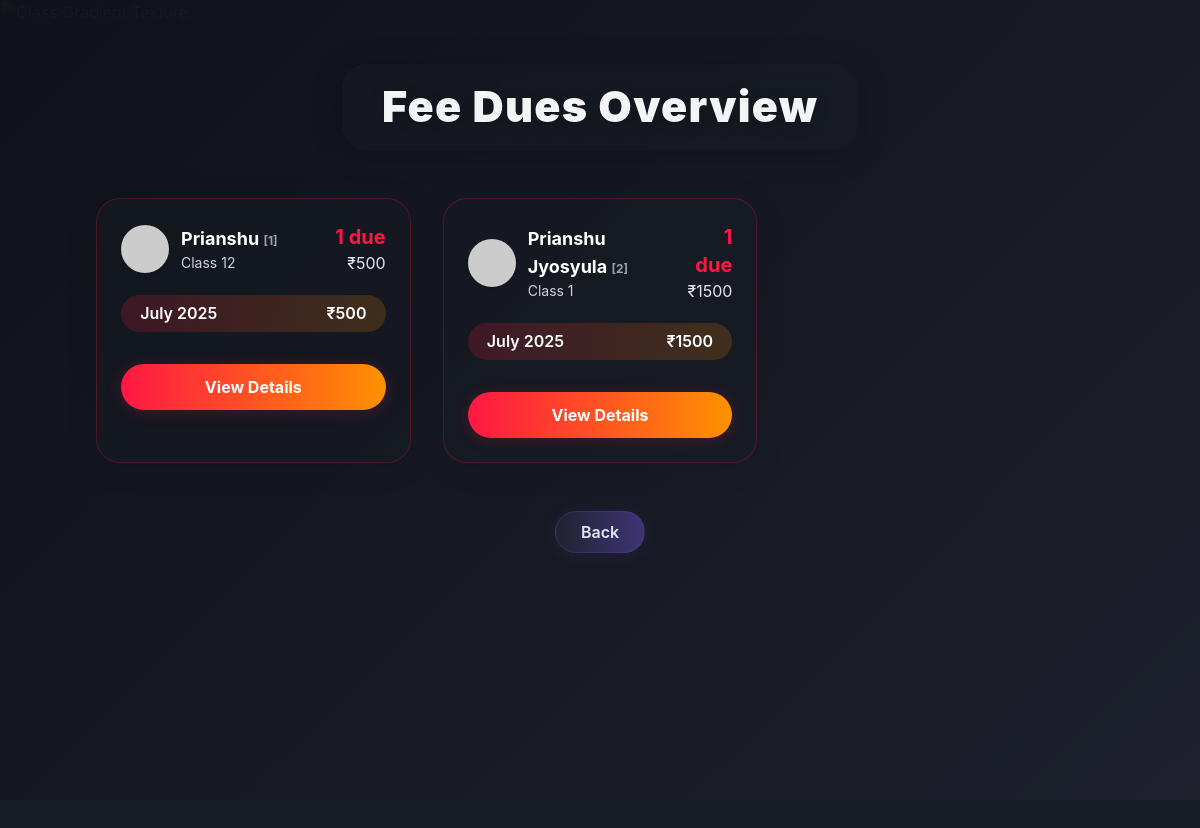
/admin/feedues (signed in), run on the app's committed database.
### app/models.py (models this page shows)
class Profile(db.Model):
    __tablename__ = 'profiles'
    id = db.Column(db.Integer, primary_key=True)
    user_id = db.Column(db.Integer, db.ForeignKey('users.id'), unique=True)
    full_name = db.Column(db.String(120), nullable=False)
    parent_name = db.Column(db.String(120), nullable=False)
    parent_phone = db.Column(db.String(20), nullable=False)
    student_phone = db.Column(db.String(20), nullable=False)
    student_class = db.Column(db.String(20), nullable=False)
    school_name = db.Column(db.String(120), nullable=False)
    roll_number = db.Column(db.Integer, unique=True)
    last_seen_pdf_id = db.Column(db.Integer, default=0)
    last_seen_test_id = db.Column(db.Integer, default=0)
    last_seen_notification_id = db.Column(db.Integer, default=0)
    profile_pic = db.Column(db.String(256))
    pending_popup = db.Column(db.Text)  # One-time popup message for the student

class Fee(db.Model):
    __tablename__ = 'fees'
    id = db.Column(db.Integer, primary_key=True)
    user_id = db.Column(db.Integer, db.ForeignKey('users.id'))
    month = db.Column(db.String(20), nullable=False)
    amount_due = db.Column(db.Integer, nullable=False)
    is_paid = db.Column(db.Boolean, default=False)
    payments = db.relationship('Payment', backref='fee', lazy=True)

### app/routes/admin.py (the view)
@admin_bp.route('/feedues')
@login_required
def feedues():
    if not current_user.is_admin:
        return redirect(url_for('student.home'))
    all_students = Profile.query.all()
    students_with_dues_list = []
    students_paid_up_list = []
    total_outstanding = 0
    for student in all_students:
        fees = Fee.query.filter_by(user_id=student.user_id).all()
        outstanding_fees = [fee for fee in fees if not fee.is_paid]
        paid_fees = [fee for fee in fees if fee.is_paid]
        total_due = sum(fee.amount_due for fee in outstanding_fees)
        total_paid = sum(fee.amount_due for fee in paid_fees)
        if outstanding_fees:
            students_with_dues_list.append({
                'profile': student,
                'outstanding_fees': outstanding_fees,
                'due_count': len(outstanding_fees),
                'total_due': total_due
            })
            total_outstanding += total_due
        else:
            students_paid_up_list.append({
                'profile': student,
                'total_paid': total_paid
            })
    students_with_dues_list.sort(key=lambda x: x['due_count'], reverse=True)
    return render_template('admin/feedues.html',
                         students_with_dues_list=students_with_dues_list,
                         students_paid_up_list=students_paid_up_list,
                         students_with_dues=len(students_with_dues_list),
                         students_paid_up=len(students_paid_up_list),
                         total_outstanding=total_outstanding,
                         total_students=len(all_students))

### app/__init__.py (called while the page is built)
def create_app():
    app = Flask(__name__)
    app.config.from_object(Config)
    db.init_app(app)
    login_manager.init_app(app)
    csrf.init_app(app)
    migrate.init_app(app, db)
    socketio.init_app(app)
    mail.init_app(app)
    from app.models import User
    @login_manager.user_loader
    def load_user(user_id):
        return User.query.get(int(user_id))
    from app.utils import assign_monthly_dues
    @app.before_request
    def before_any_request():
        assign_monthly_dues()
    from app.routes.student import student_bp
    from app.routes.admin import admin_bp
    from app.routes.main import main_bp
    app.register_blueprint(student_bp, url_prefix="/student")
    app.register_blueprint(admin_bp, url_prefix="/admin")
    app.register_blueprint(main_bp)
    return app

### app/templates/admin/feedues.html (shortened to what this page needs)
{% extends 'shared/base.html' %}
{% block content %}
<img src="https://images.unsplash.com/photo-1687618049680-3b334671044c?w=600&auto=format&fit=crop&q=60&ixlib=rb-4.1.0&ixid=M3wxMjA3fDB8MHxzZWFyY2h8MjB8fGdyYWRpZW50JTIwZ2xhc3N8ZW58MHx8MHx8fDA%3D" alt="Glass Gradient Texture" class="bg-texture" style="z-index:2.5;opacity:0.22;" />
<div class="bg-glass-gradient"></div>
<div class="bg-overlay"></div>
<div class="w-full min-h-screen flex flex-col items-center justify-start py-8 px-2 relative" style="z-index:4;">
  <div class="w-full max-w-6xl mx-auto z-10 relative">
    <div class="classy-heading">
      <div class="classy-heading-bar">
        <span class="classy-heading-text">Fee Dues Overview</span>
      </div>
    </div>
    {% if students_with_dues_list %}
    <div class="grid md:grid-cols-2 lg:grid-cols-3 gap-8 mb-12">
      {% for student in students_with_dues_list %}
      <div class="dues-card p-6 flex flex-col gap-3">
        <div class="flex items-center justify-between mb-2">
          <div class="flex items-center gap-3">
            {% if student.profile.profile_pic %}
              <img src="{{ url_for('static', filename='profile_pics/' ~ student.profile.profile_pic) }}" class="w-12 h-12 rounded-full shadow" alt="Profile">
            {% else %}
              <img src="https://api.dicebear.com/7.x/initials/svg?seed={{ (student.profile.full_name ~ student.profile.roll_number)|urlencode }}" class="w-12 h-12 rounded-full shadow" alt="Avatar">
            {% endif %}
            <div>
              <div class="font-bold text-lg text-white">{{ student.profile.full_name }} <span class="text-xs text-gray-400">[{{ student.profile.roll_number }}]</span></div>
              <div class="text-sm text-gray-300">Class {{ student.profile.student_class }}</div>
            </div>
          </div>
          <div class="text-right">
            <div class="text-xl font-bold text-[#ff1744]">{{ student.due_count }} due{% if student.due_count > 1 %}s{% endif %}</div>
            <div class="text-base text-gray-200">₹{{ student.total_due }}</div>
          </div>
        </div>
        <div class="flex flex-col gap-2 mb-2">
          {% for fee in student.outstanding_fees %}
          <div class="dues-pill">
            <span>{{ fee.month }}</span>
            <span>₹{{ fee.amount_due }}</span>
          </div>
          {% endfor %}
        </div>
        <a href="{{ url_for('admin.student_profile', student_id=student.profile.id) }}" class="dues-btn">View Details</a>
      </div>
      {% endfor %}
    </div>
    {% else %}
    <div class="dues-no-card text-center">
      <h3 class="text-2xl font-bold text-green-300 mb-2">No Outstanding Dues</h3>
      <p class="text-green-200">All students have paid their fees!</p>
    </div>
    {% endif %}
    <div class="w-full text-center mt-12">
      <a href="{{ url_for('admin.fee_management') }}" class="back-btn-glass">Back</a>
    </div>
  </div>
</div>
{% endblock %}

### app/templates/shared/base.html (style rules this page uses)
html, body { background-color: #1f2937 !important; min-height: 100vh; }

### app/templates/admin/feedues.html (style rules this page uses)
body, html { background: #181c24 !important; font-family: 'Inter', 'Segoe UI', Arial, sans-serif; }
.dues-card { background: rgba(24,28,36,0.4); border-radius: 1.5rem; box-shadow: 0 4px 32px 0 rgba(0,0,0,0.10); border: 1.5px solid rgba(255,23,68,0.25); position: relative; overflow: hidden; transition: box-shadow 0.2s, border 0.2s; }
.dues-pill { background: linear-gradient(90deg, rgba(255,23,68,0.18) 0%, rgba(255,145,0,0.18) 100%); color: #fff; border-radius: 9999px; font-weight: 600; padding: 0.4rem 1.2rem; font-size: 1em; margin-bottom: 0.25rem; display: flex; justify-content: space-between; align-items: center; }
.dues-btn { background: linear-gradient(90deg, #ff1744 0%, #ff9100 100%); color: #fff; border-radius: 9999px; font-weight: 700; box-shadow: 0 2px 16px 0 #ff174433; transition: background 0.2s, box-shadow 0.2s; padding: 0.7rem 1.5rem; font-size: 1em; border: none; width: 100%; margin-top: 0.5rem; text-align: center; display: block; }
.bg-glass-gradient { position: fixed; inset: 0; width: 100vw; height: 100vh; z-index: 1; background: linear-gradient(135deg, rgba(10,12,18,0.85) 0%, rgba(36,40,56,0.7) 100%); pointer-events: none; }
.bg-texture { position: fixed; inset: 0; width: 100vw; height: 100vh; z-index: 2; object-fit: cover; opacity: 0.18; mix-blend-mode: soft-light; pointer-events: none; }
.bg-overlay { position: fixed; inset: 0; width: 100vw; height: 100vh; z-index: 3; background: rgba(24,28,36,0.3); pointer-events: none; }
.classy-heading { position: relative; z-index: 4; display: flex; justify-content: center; align-items: center; margin-bottom: 3rem; }
.classy-heading-bar { background: rgba(24,28,36,0.55); backdrop-filter: blur(8px); border-radius: 1.5rem; padding: 1.2rem 2.5rem; box-shadow: 0 4px 32px 0 rgba(0,0,0,0.18); display: inline-block; }
.classy-heading-text { font-size: 2.7rem; font-weight: 900; letter-spacing: 0.03em; color: #f3f4f6; font-family: 'Inter', 'Segoe UI', Arial, sans-serif; text-align: center; text-shadow: 0 2px 16px rgba(0,0,0,0.18), 0 1px 2px rgba(0,0,0,0.10); line-height: 1.1; }
.back-btn-glass { display: inline-block; padding: 0.5rem 1.5rem; font-size: 1rem; font-weight: 600; color: #e0e6f7; background: linear-gradient(90deg, rgba(36,40,56,0.7) 0%, rgba(127,90,240,0.4) 100%); border-radius: 9999px; box-shadow: 0 2px 16px 0 rgba(127,90,240,0.10); border: 1.5px solid rgba(127,90,240,0.18); backdrop-filter: blur(6px); transition: background 0.2s, box-shadow 0.2s, color 0.2s; margin: 0 auto; text-align: center; min-width: 90px; }

### data on the page
Profile: profile.full_name "Prianshu", profile.roll_number "1", profile.student_class "12"
Fee: month "July 2025", amount_due "500"
Profile: profile.full_name "Prianshu Jyosyula", profile.roll_number "2", profile.student_class "1"
Fee: month "July 2025", amount_due "1500"

### other printed values
{{ student.due_count }} "1" "1"
{{ student.total_due }} "500" "1500"
